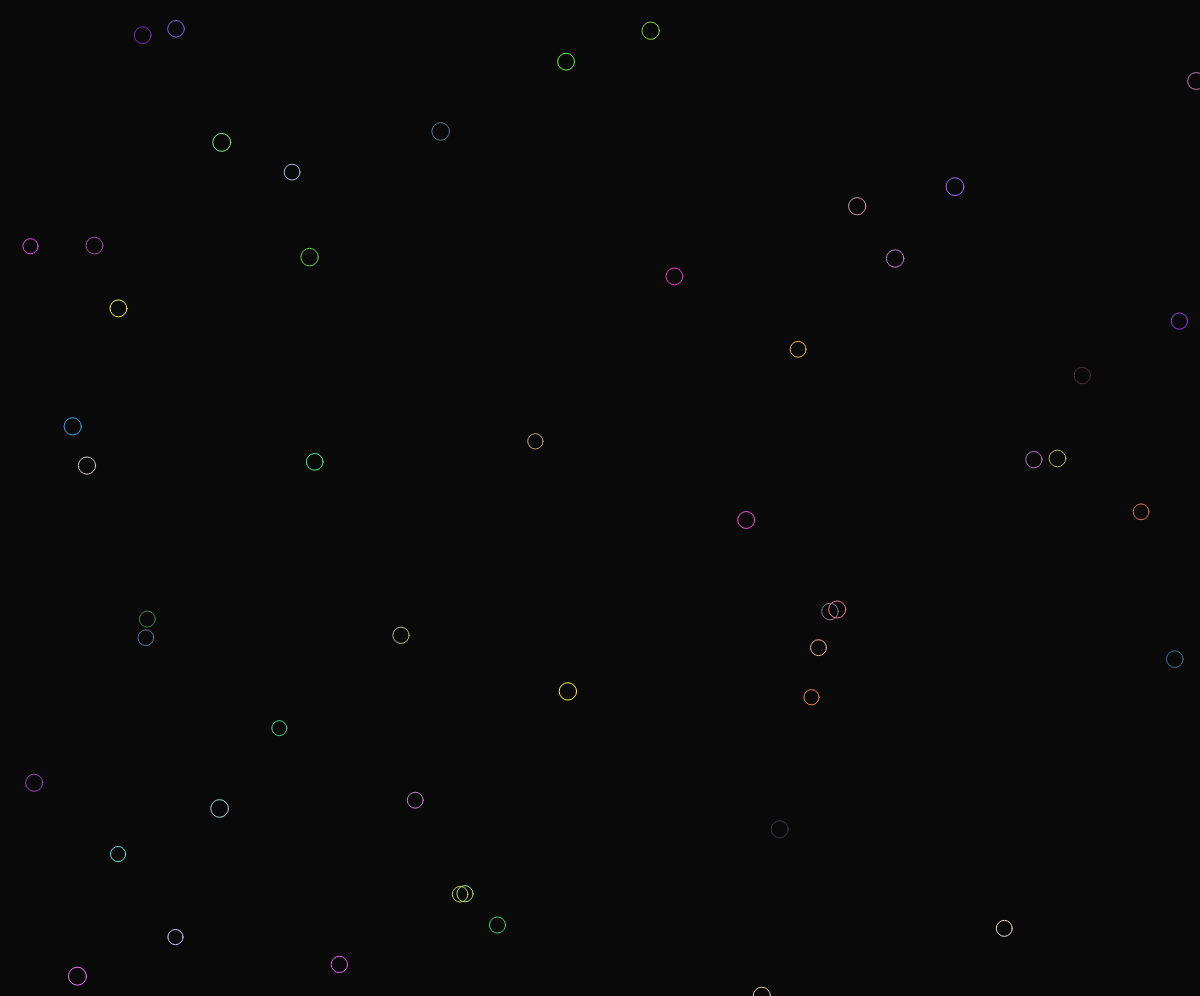
Frame 1 (no input)
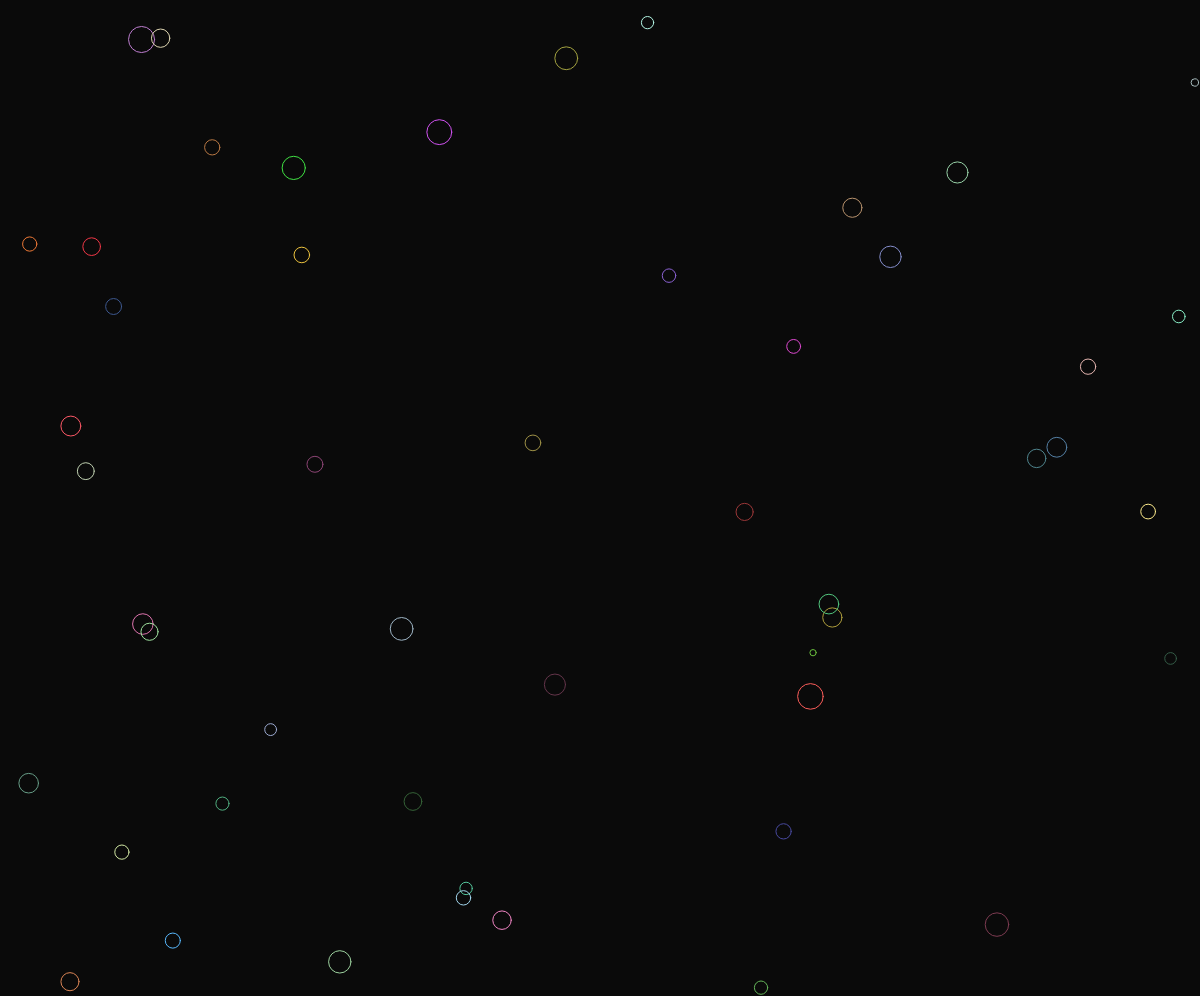
Frame 60 (no input)
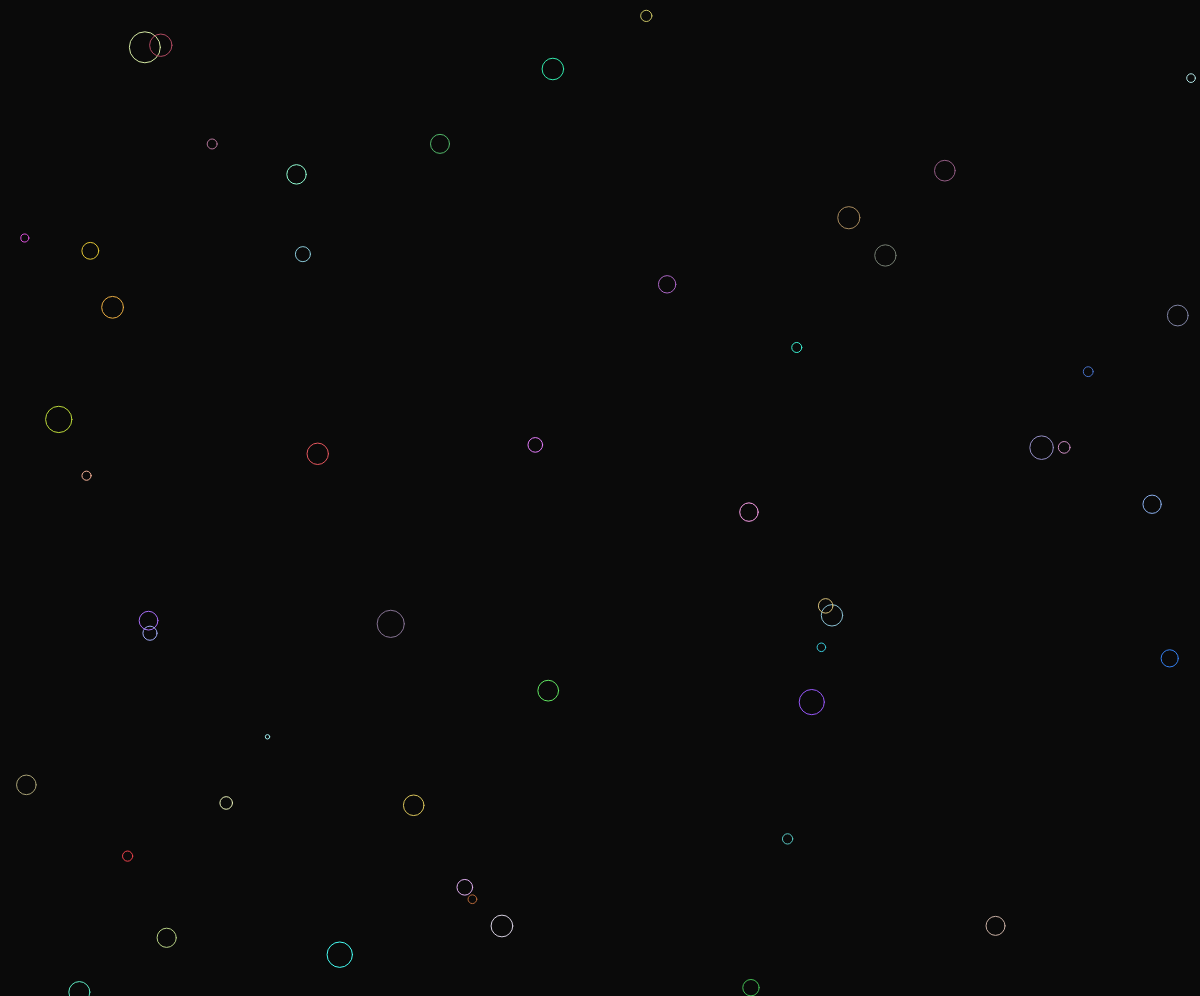
Frame 120 (the mouse pressed at the canvas centre since frame 60)

The p5.js sketch that drew these frames (run headless with seeded random() and noise() and a simulated clock; from frame 60 on, the mouse is pressed at the canvas centre):

// p5.js sketch
// ── sketch.js
let bubbles = [];

function setup() {
  createCanvas(windowWidth, windowHeight - 4);

  for (let i = 0; i < 50; i++) {
    bubbles[i] = new Bubble(
      random(0, width),
      random(0, height),
      random(15, 18)
    );
  }
}

function draw() {
  background(10);

  for (let bubble of bubbles) {
    bubble.show();
    bubble.move();
  }
}

class Bubble {
  constructor(x, y, s) {
    this.x = x;
    this.y = y;
    this.s = s;
  }

  show() {
    noFill();
    stroke(random(50, 255), random(50, 255), random(50, 255));
    ellipse(this.x, this.y, this.s);
  }

  move() {
    this.x += random(-1, 1);
    this.y += random(-1, 1);
    this.s += random(-1, 1);
  }
}

function mouseDragged() {
  bubbles.push(new Bubble(mouseX, mouseY, random(15, 18)));
}
